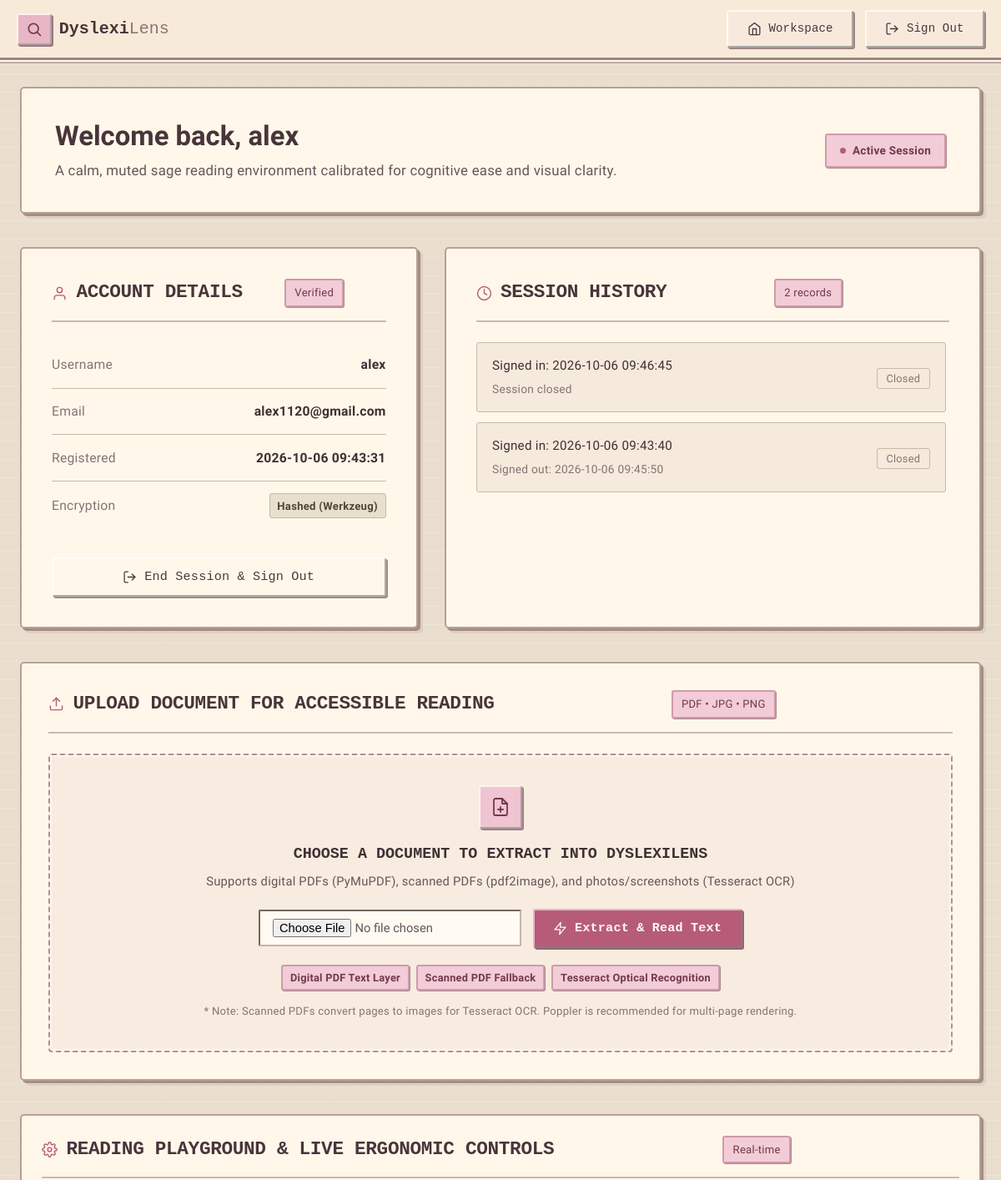
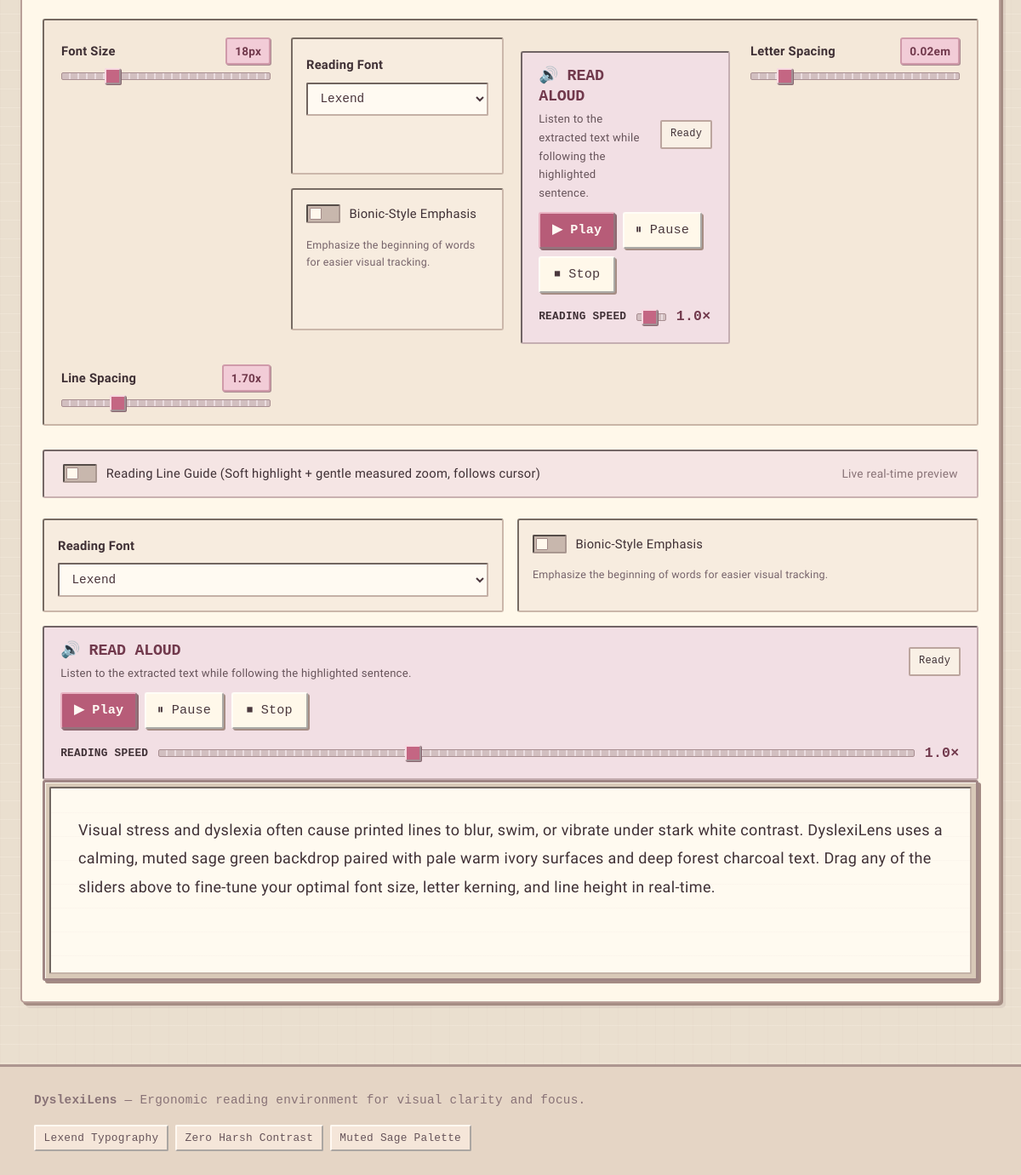
The page /home (signed in) on the database its author committed (2 pictures, top to bottom).
### tables this page shows
CREATE TABLE users (
            id INTEGER PRIMARY KEY AUTOINCREMENT,
            username TEXT UNIQUE NOT NULL,
            email TEXT UNIQUE NOT NULL,
            password TEXT NOT NULL,
            created_at TIMESTAMP DEFAULT CURRENT_TIMESTAMP
        );

CREATE TABLE login_history (
            id INTEGER PRIMARY KEY AUTOINCREMENT,
            user_id INTEGER NOT NULL,
            login_time TIMESTAMP DEFAULT CURRENT_TIMESTAMP,
            logout_time TIMESTAMP,
            FOREIGN KEY (user_id) REFERENCES users (id)
        );

### app.py (the view)
@app.route("/home")
@login_required
def home():
    user_id = session["user_id"]
    db = get_db()
    cursor = db.cursor()
    cursor.execute("SELECT id, username, email, created_at FROM users WHERE id = ?", (user_id,))
    user = cursor.fetchone()
    cursor.execute("""
        SELECT id, login_time, logout_time
        FROM login_history
        WHERE user_id = ?
        ORDER BY id DESC
        LIMIT 10
    """, (user_id,))
    history_records = cursor.fetchall()
    extracted_text = session.pop("extracted_text", None)
    extracted_filename = session.pop("extracted_filename", None)
    return render_template(
        "home.html",
        user=user,
        history=history_records,
        current_history_id=session.get("login_history_id"),
        extracted_text=extracted_text,
        extracted_filename=extracted_filename
    )

### app.py (called while the page is built)
def get_db():
    if "db" not in g:
        g.db = sqlite3.connect(DATABASE)
        g.db.row_factory = sqlite3.Row
        init_db()
    return g.db

def init_db():
    conn = sqlite3.connect(DATABASE)
    cursor = conn.cursor()
    cursor.execute("""
        CREATE TABLE IF NOT EXISTS users (
            id INTEGER PRIMARY KEY AUTOINCREMENT,
            username TEXT UNIQUE NOT NULL,
            email TEXT UNIQUE NOT NULL,
            password TEXT NOT NULL,
            created_at TIMESTAMP DEFAULT CURRENT_TIMESTAMP
        )
    """)
    cursor.execute("""
        CREATE TABLE IF NOT EXISTS login_history (
            id INTEGER PRIMARY KEY AUTOINCREMENT,
            user_id INTEGER NOT NULL,
            login_time TIMESTAMP DEFAULT CURRENT_TIMESTAMP,
            logout_time TIMESTAMP,
            FOREIGN KEY (user_id) REFERENCES users (id)
        )
    """)
    conn.commit()
    conn.close()

def login_required(f):
    @wraps(f)
    def decorated_function(*args, **kwargs):
        if "user_id" not in session:
            flash("Please log in to access your DyslexiLens space.", "info")
            return redirect(url_for("login"))
        return f(*args, **kwargs)
    return decorated_function

### templates/home.html (shortened to what this page needs)
{% extends "base.html" %}
{% block content %}
<div class="dashboard-container">
  <section class="overview-banner">
    <div class="overview-text">
      <h1>Welcome back, {{ user['username'] }}</h1>
      <p>A calm, muted sage reading environment calibrated for cognitive ease and visual clarity.</p>
    </div>
    <div class="status-badge">
      <span class="status-dot" aria-hidden="true"></span>
      <span>Active Session</span>
    </div>
  </section>
  <div class="dashboard-row">
    <div class="panel-card">
      <div class="panel-header">
        <div class="panel-title">
          <svg viewBox="0 0 24 24" fill="none" stroke-width="1.8" stroke-linecap="round" stroke-linejoin="round">
            <path d="M20 21v-2a4 4 0 0 0-4-4H8a4 4 0 0 0-4 4v2"></path>
            <circle cx="12" cy="7" r="4"></circle>
          </svg>
          <h2>Account Details</h2>
        </div>
        <span class="panel-count">Verified</span>
      </div>
      <ul class="detail-list">
        <li class="detail-item">
          <span class="detail-label">Username</span>
          <span class="detail-value">{{ user['username'] }}</span>
        </li>
        <li class="detail-item">
          <span class="detail-label">Email</span>
          <span class="detail-value">{{ user['email'] }}</span>
        </li>
        <li class="detail-item">
          <span class="detail-label">Registered</span>
          <span class="detail-value">{{ user['created_at'] }}</span>
        </li>
        <li class="detail-item">
          <span class="detail-label">Encryption</span>
          <span class="security-tag">Hashed (Werkzeug)</span>
        </li>
      </ul>
      <div style="margin-top: auto;">
        <a href="{{ url_for('logout') }}" class="btn btn-secondary btn-full" id="home-logout-btn">
          <svg viewBox="0 0 24 24" fill="none" stroke-width="1.8" stroke-linecap="round" stroke-linejoin="round">
            <path d="M9 21H5a2 2 0 0 1-2-2V5a2 2 0 0 1 2-2h4"></path>
            <polyline points="16 17 21 12 16 7"></polyline>
            <line x1="21" y1="12" x2="9" y2="12"></line>
          </svg>
          End Session & Sign Out
        </a>
      </div>
    </div>
    <div class="panel-card">
      <div class="panel-header">
        <div class="panel-title">
          <svg viewBox="0 0 24 24" fill="none" stroke-width="1.8" stroke-linecap="round" stroke-linejoin="round">
            <circle cx="12" cy="12" r="10"></circle>
            <polyline points="12 6 12 12 16 14"></polyline>
          </svg>
          <h2>Session History</h2>
        </div>
        <span class="panel-count">{{ history|length }} records</span>
      </div>
      {% if history %}
        <div class="history-scroll">
          {% for record in history %}
            <div class="history-row {% if record['id'] == current_history_id %}current-row{% endif %}">
              <div class="history-times">
                <div class="history-time-in">
                  Signed in: {{ record['login_time'] }}
                </div>
                <div class="history-time-out">
                  {% if record['logout_time'] %}
                    Signed out: {{ record['logout_time'] }}
                  {% else %}
                    {% if record['id'] == current_history_id %}
                      Current active session
                    {% else %}
                      Session closed
                    {% endif %}
                  {% endif %}
                </div>
              </div>
              <div>
                {% if record['id'] == current_history_id and not record['logout_time'] %}
                  <span class="badge-state active">Active</span>
                {% else %}
                  <span class="badge-state closed">Closed</span>
                {% endif %}
              </div>
            </div>
          {% endfor %}
        </div>
      {% else %}
        <p style="color: var(--text-muted); font-size: 0.95rem;">No prior sessions recorded.</p>
      {% endif %}
    </div>
  </div>
  <section class="upload-panel">
    <div class="panel-header">
      <div class="panel-title">
        <svg viewBox="0 0 24 24" fill="none" stroke-width="1.8" stroke-linecap="round" stroke-linejoin="round">
          <path d="M21 15v4a2 2 0 0 1-2 2H5a2 2 0 0 1-2-2v-4"></path>
          <polyline points="17 8 12 3 7 8"></polyline>
          <line x1="12" y1="3" x2="12" y2="15"></line>
        </svg>
        <h2>Upload Document for Accessible Reading</h2>
      </div>
      <span class="panel-count">PDF &bull; JPG &bull; PNG</span>
    </div>
    <form id="upload-doc-form" action="{{ url_for('upload_file') }}" method="POST" enctype="multipart/form-data">
      <div class="upload-zone" id="upload-drop-zone">
        <div class="upload-icon-circle">
          <svg viewBox="0 0 24 24" fill="none" stroke-width="1.8" stroke-linecap="round" stroke-linejoin="round">
            <path d="M14 2H6a2 2 0 0 0-2 2v16a2 2 0 0 0 2 2h12a2 2 0 0 0 2-2V8z"></path>
            <polyline points="14 2 14 8 20 8"></polyline>
            <line x1="12" y1="18" x2="12" y2="12"></line>
            <line x1="9" y1="15" x2="15" y2="15"></line>
          </svg>
        </div>
        <div class="upload-title">Choose a document to extract into DyslexiLens</div>
        <div class="upload-subtitle">Supports digital PDFs (PyMuPDF), scanned PDFs (pdf2image), and photos/screenshots (Tesseract OCR)</div>
        <div class="upload-form-row">
          <input type="file" id="document-file-input" name="document" accept=".pdf,.jpg,.jpeg,.png" class="file-input-custom" required>
          <button type="submit" class="btn btn-primary" id="btn-extract-doc">
            <svg viewBox="0 0 24 24" fill="none" stroke-width="1.8" stroke-linecap="round" stroke-linejoin="round">
              <polygon points="13 2 3 14 12 14 11 22 21 10 12 10 13 2"></polygon>
            </svg>
            Extract & Read Text
          </button>
        </div>
        <div class="upload-badge-row">
          <span class="format-badge">Digital PDF Text Layer</span>
          <span class="format-badge">Scanned PDF Fallback</span>
          <span class="format-badge">Tesseract Optical Recognition</span>
        </div>
        <div class="upload-note">
          * Note: Scanned PDFs convert pages to images for Tesseract OCR. Poppler is recommended for multi-page rendering.
        </div>
      </div>
    </form>
  </section>
  <section class="workspace-panel">
    <div class="panel-header">
      <div class="panel-title">
        <h2>Reading Playground & Live Ergonomic Controls</h2>
      </div>
      <span class="panel-count">Real-time</span>
    </div>
    <div class="sliders-grid">
      <div class="slider-control-item">
        <div class="slider-header-row">
          <label for="font-size-slider" class="slider-label">Font Size</label>
          <span id="font-size-val" class="slider-value-pill">18px</span>
        </div>
        <input
          type="range"
          id="font-size-slider"
          class="range-slider"
          min="14"
          max="32"
          value="18"
          step="1"
          aria-label="Adjust font size"
        >
      </div>
<div class="reading-options-grid">
    <div class="reading-option-card">
        <label for="font-selector" class="slider-label">
            Reading Font
        </label>
        <select id="font-selector" class="font-selector">
            <option value="Lexend">Lexend</option>
        </select>
    </div>
    <div class="reading-option-card">
        <label class="switch-control">
            <span class="switch-slider" aria-hidden="true"></span>
            <span class="switch-text">
                Bionic-Style Emphasis
            </span>
        </label>
        <small>
            Emphasize the beginning of words for easier visual tracking.
        </small>
    </div>
</div>
<div class="speech-panel">
    <div class="speech-header">
        <div>
            <h3>🔊 Read Aloud</h3>
            <p>
                Listen to the extracted text while following the highlighted sentence.
            </p>
        </div>
        <span id="speech-status" class="speech-status">
            Ready
        </span>
    </div>
    <div class="speech-buttons">
        <button
            type="button"
            class="btn btn-primary"
            id="speech-play">
            ▶ Play
        </button>
        <button
            type="button"
            class="btn btn-secondary"
            id="speech-pause">
            ⏸ Pause
        </button>
        <button
            type="button"
            class="btn btn-secondary"
            id="speech-stop">
            ⏹ Stop
        </button>
    </div>
    <div class="speech-speed-control">
        <label for="speech-rate">
            Reading Speed
        </label>
        <input
            type="range"
            id="speech-rate"
            class="range-slider"
            min="0.5"
            max="2"
            value="1"
            step="0.1"
        >
        <span id="speech-rate-value">
            1.0×
        </span>
    </div>
</div>
      <div class="slider-control-item">
        <div class="slider-header-row">
          <label for="letter-spacing-slider" class="slider-label">Letter Spacing</label>
          <span id="letter-spacing-val" class="slider-value-pill">0.02em</span>
        </div>
        <input
          type="range"
          id="letter-spacing-slider"
          class="range-slider"
          min="0"
          max="0.15"
          value="0.02"
          step="0.005"
          aria-label="Adjust letter spacing"
        >
      </div>
      <div class="slider-control-item">
        <div class="slider-header-row">
          <label for="line-spacing-slider" class="slider-label">Line Spacing</label>
          <span id="line-spacing-val" class="slider-value-pill">1.70x</span>
        </div>
        <input
          type="range"
          id="line-spacing-slider"
          class="range-slider"
          min="1.4"
          max="2.6"
          value="1.70"
          step="0.05"
          aria-label="Adjust line spacing"
        >
      </div>
    </div>
    <div class="settings-toggle-strip">
      <label class="switch-control">
        <span class="switch-slider" aria-hidden="true"></span>
        <span class="switch-text">Reading Line Guide (Soft highlight + gentle measured zoom, follows cursor)</span>
      </label>
      <span style="font-size: 0.85rem; color: var(--text-muted);">
        Live real-time preview
      </span>
    </div>
<div class="reading-options-grid">
  <div class="reading-option-card">
    <label for="font-selector" class="slider-label">
      Reading Font
    </label>
    <select id="font-selector" class="font-selector">
      <option value="Lexend">Lexend</option>
    </select>
  </div>
  <div class="reading-option-card">
    <label class="switch-control">
      <span class="switch-slider" aria-hidden="true"></span>
      <span class="switch-text">
        Bionic-Style Emphasis
      </span>
    </label>
    <small>
      Emphasize the beginning of words for easier visual tracking.
    </small>
  </div>
</div>
<div class="speech-panel">
  <div class="speech-header">
    <div>
      <h3>🔊 Read Aloud</h3>
      <p>
        Listen to the extracted text while following the highlighted sentence.
      </p>
    </div>
    <span class="speech-status" id="speech-status">
      Ready
    </span>
  </div>
  <div class="speech-buttons">
    <button type="button" class="btn btn-primary" id="speech-play">
      ▶ Play
    </button>
    <button type="button" class="btn btn-secondary" id="speech-pause">
      ⏸ Pause
    </button>
    <button type="button" class="btn btn-secondary" id="speech-stop">
      ⏹ Stop
    </button>
  </div>
  <div class="speech-speed-control">
    <label for="speech-rate">
      Reading Speed
    </label>
    <input
      type="range"
      id="speech-rate"
      min="0.5"
      max="2"
      value="1"
      step="0.1"
      class="range-slider"
    >
    <span id="speech-rate-value">
      1.0×
    </span>
  </div>
</div>
    <div class="reading-preview-wrapper">
      <div
        class="reading-sandbox"
        id="reading-preview"
        contenteditable="true"
        spellcheck="false"
        title="Click anywhere here to edit and test reading comfort"
      >{% if extracted_text %}{{ extracted_text }}{% else %}Visual stress and dyslexia often cause printed lines to blur, swim, or vibrate under stark white contrast. DyslexiLens uses a calming, muted sage green backdrop paired with pale warm ivory surfaces and deep forest charcoal text. Drag any of the sliders above to fine-tune your optimal font size, letter kerning, and line height in real-time.{% endif %}</div>
    </div>
  </section>
</div>
{% endblock %}

### rows shown on the page
users: username "alex", email "alex1120@gmail.com", created_at "2026-10-06 09:43:31"
login_history: login_time "2026-10-06 09:46:45", shows "Session closed", shows "Closed"
login_history: login_time "2026-10-06 09:43:40", logout_time "2026-10-06 09:45:50", shows "Closed"

### other values the page prints
{{ history|length }} "2"
